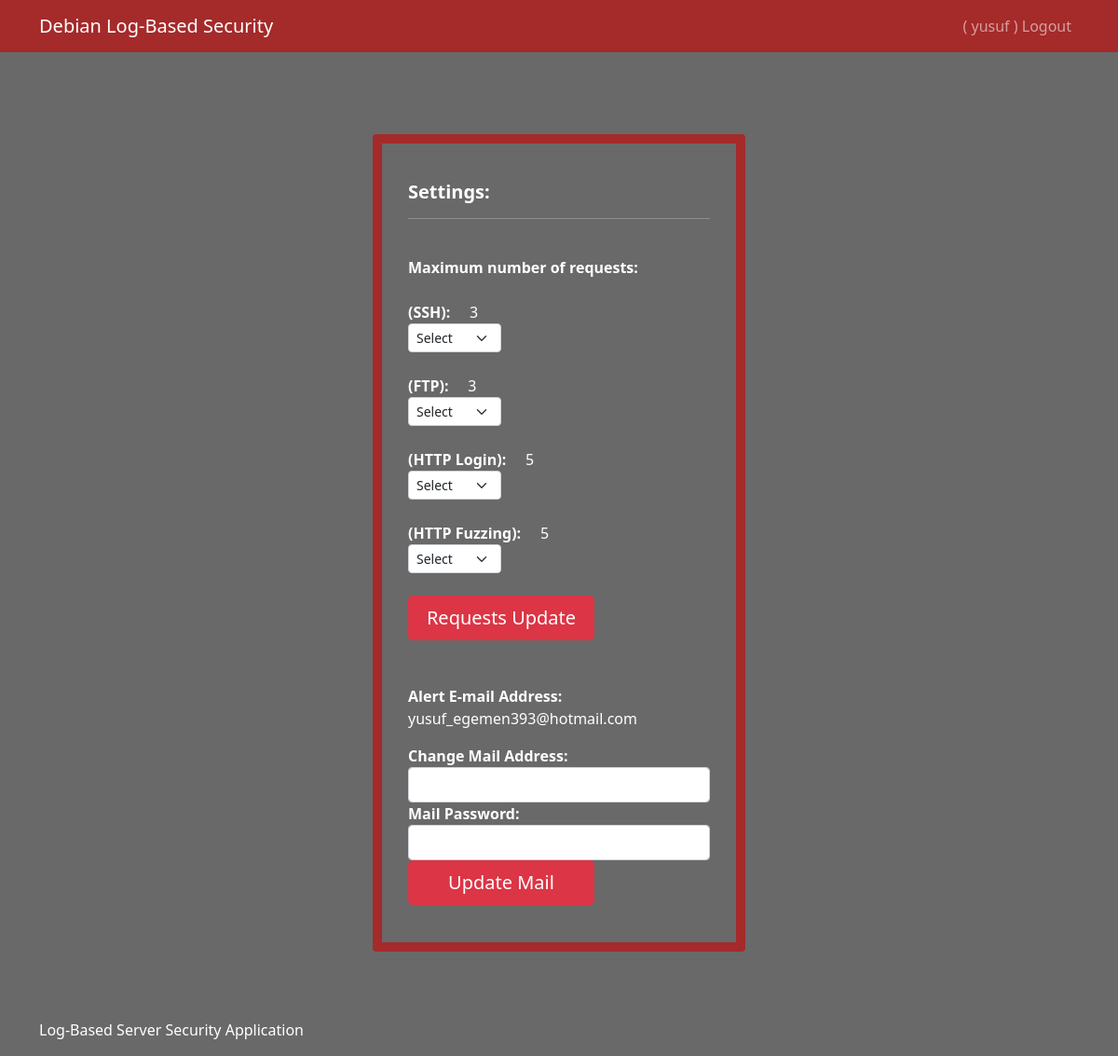
The page /select/settings/ (signed in) on the database as committed earlier.
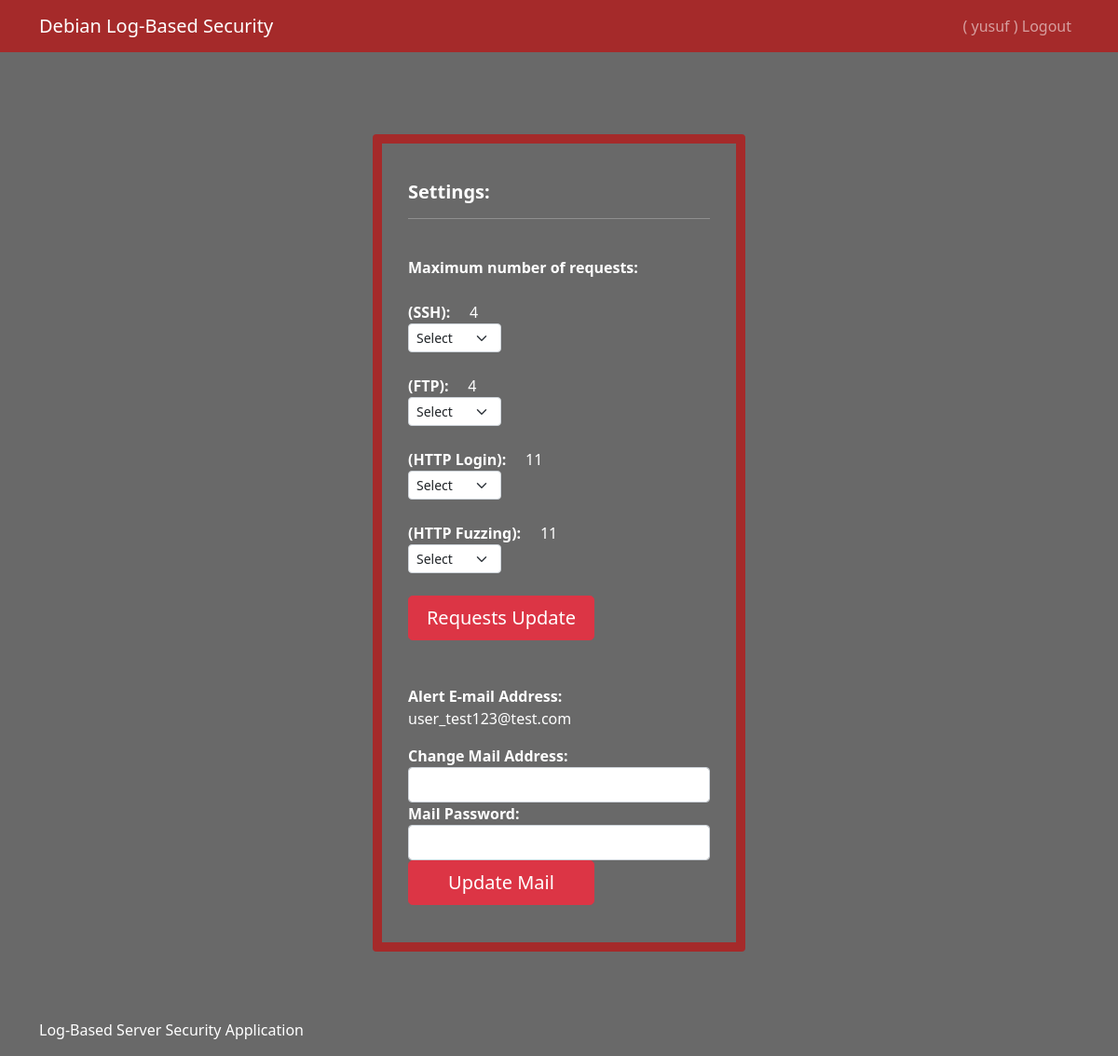
The same page on the database as committed later.
### Configuration/models.py (models this page shows)
class trycount(models.Model):
    service = models.CharField(max_length=100)
    trycount = models.CharField(max_length=10)

class mail(models.Model):
    mail = models.CharField(max_length=100)
    password = models.CharField(max_length=100)

### Configuration/views.py (the view)
# urls.py: path('settings/', views.settings, name='settings'),
def settings(request):
    if request.method == 'POST':
        select = request.POST['select']
        if select == "Update Mail":
            mail.objects.all().delete()
            email = request.POST['mail']
            mailpass = request.POST['mailpass']
            mail.objects.create(mail = email, password = mailpass)
        else:
            ssh = request.POST['SSH']
            ftp = request.POST['FTP']
            httplogin = request.POST['HTTP Login']
            httpfuzzing = request.POST['HTTP Fuzzing']
            if ssh == "selecting":
                pass
            else:
                trycount.objects.filter(service="SSH").update(trycount=f"{ssh}")
            if ftp == "selecting":
                pass
            else:
                trycount.objects.filter(service="FTP").update(trycount=f"{ftp}")
            if httplogin == "selecting":
                pass
            else:
                trycount.objects.filter(service="HTTP Login").update(trycount=f"{httplogin}")
            if httpfuzzing == "selecting":
                pass
            else:
                trycount.objects.filter(service="HTTP Fuzzing").update(trycount=f"{httpfuzzing}")
        return redirect('settings')
    else:
        email =  mail.objects.all()
        requesttrycount =  trycount.objects.all()
        context = {
            'mail':  email,
            'try': requesttrycount
        }
        return render(request, "pages/settings.html", context)

### templates/pages/settings.html (shortened to what this page needs)
{% extends 'layout.html' %}
{% block content %}
{% if user.is_authenticated %}
<br><br><br>
<div class="row justify-content-center align-items-center">
    <div class="card my-3" style="background-color:#696969; border-color:#A52A2A; border-width:10px; color:white; width:400px;">
        <div class="card-body">
            <h5 class="card-title">
                <br><b>Settings:</b>
                <hr color:"#696969"></hr>
            </h5>
            <br>
<div class="form-group w-100" style="color:white;">
    <form action="{% url 'settings' %}" method='POST'>
        <b>Maximum number of requests:</b><br><br>
            {% if try %}
            {% for t in try %}
            <label for="try" style="color:white;"><b>({{ t.service }}):</b> &nbsp;&nbsp;&nbsp; {{ t.trycount }} </label>
            <select name="{{t.service}}" class="form-select form-select-sm" style="width:100px">
                <option value="selecting">Select</option>
            </select> <br>
            {% endfor %}
            {% else %}
            xxx
            {% endif %}
            <input type="submit" class="btn btn-danger btn-lg btn-block" name="select" value="Requests Update" style="width:200px;">
    </form><br>
</div>
<br>
<label for="mail" style="color:white;"><b>Alert E-mail Address:</b></label><br>
{% if mail %}
{% for m in mail %}
<p style="color:white">{{ m.mail }}</p>
{% endfor %}
{% else %}
xxx
{% endif %}
<div class="form-group w-100" style="color:white;">
    <form action="{% url 'settings' %}" method='POST'>
        <label for="mail"><b>Change Mail Address:</b></label>
        <input type="text" name="mail" class="form-control">
        <label for="mail"><b>Mail Password:</b></label>
        <input type="text" name="mailpass" class="form-control">
        <input type="submit" class="btn btn-danger btn-lg btn-block" name="select" value="Update Mail" style="width:200px;">
    </form>
</div>
<br>
</div>
</div>
</div>
<br>
{% else %}
<br>
<h1> Error ! </h1>
{% endif %}
{% endblock %}

Rows that differ between the two databases and show on the page:
removed mail: mail "yusuf_egemen393@hotmail.com"
changed trycount "SSH": trycount "3" → "4"
changed trycount "FTP": trycount "3" → "4"
changed trycount "HTTP Login": trycount "5" → "11"
changed trycount "HTTP Fuzzing": trycount "5" → "11"
added mail: mail "user_test123@test.com"
